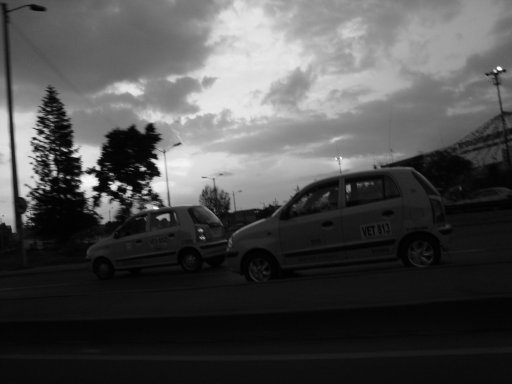
%> input picture transformacionPuntual/imagenesOriginales/Ocaso_gris_001.png, 512 x 384 px
$ octave ampEscalaDeGrises.m   (GNU Octave 9; MATLAB toolbox functions it lacks are replaced by stand-ins)
%> lines starting %> are read from the running program, lines starting %| are printed output that depends on the picture
close all; clear all; clc;
im1 = imread('imagenesOriginales/Ocaso_gris_001.png');
%> im1 is the input picture: size 384x512 uint8; min 1, max 255, mean 76.8
[M1,N1] = size(im1); % tamano de la imagen (384x512)
%> M1 = 384; N1 = 512

im2 = double(im1)/255;
minimo = min(im2(:));
%> minimo = 0.00392
maximo = max(im2(:));
%> maximo = 1

[h,x] = imhist(im2);% se obtiene un histograma de la imagen
%> h = 256 values, max 6213 at index 17, min 0 at index 1, mean 768; x = 256 values from 0 to 1
figure(1), subplot(2,2,1), stem(x,h,'marker','none');
p = mean2(im2);
%> p = 0.301
hold on, line([p,p],[0,max(h)], 'color', 'm'); % Marca la media del histograma
title('Histograma de la imagen original'); grid on; grid minor;

% Ampliacion de la escala de grises
maxGris = 1.1;
minGris = 0;
im3 = ((maxGris-minGris)*((im2-minimo)/(maximo-minimo))) + minGris;

[h2,x2] = imhist(im3);
%> h2 = 256 values, max 6213 at index 18, min 0 at index 6, mean 768; x2 = 256 values from 0 to 1
subplot(2,2,3),stem(x2,h2,'marker','none');
p2 = mean2(im3);
%> p2 = 0.328
hold on, line([p2,p2],[0,max(h2)], 'color', 'm');
title('Ampliacion de la Escala de Grises de la imagen Original'); grid on; grid minor;

im4 = im2.^(1/2); % La imagen resultante es mas clara que la original
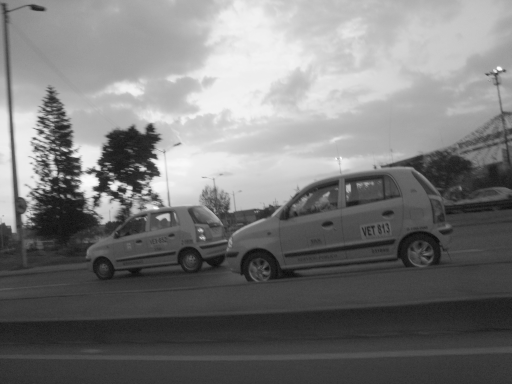
%> im4: size 384x512 double; min 0.0626, max 1, mean 0.476
im5 = im3.^(1/2); % La imagen resultante es mas clara que la original

[h3,x3] = imhist(im4);
%> h3 = 256 values, max 6213 at index 65, min 0 at index 1, mean 768; x3 = 256 values from 0 to 1
figure(1), subplot(2,2,2),stem(x3,h3,'marker','none');
p3 = mean2(im4);
%> p3 = 0.476
hold on, line([p3,p3],[0,max(h3)], 'color', 'm');
title('Transformacion Raiz a la Imagen Original'); grid on; grid minor;

[h4,x4] = imhist(im5);
%> h4 = 256 values, max 6213 at index 66, min 0 at index 2, mean 768; x4 = 256 values from 0 to 1
figure(1), subplot(2,2,4),stem(x4,h4,'marker','none');
p4 = mean2(im5);
%> p4 = 0.494
hold on, line([p4,p4],[0,max(h4)], 'color', 'm');
title('Transformacion Raiz despues de Ampliar Escala de Grises'); grid on; grid minor;
%> after `grid minor`:
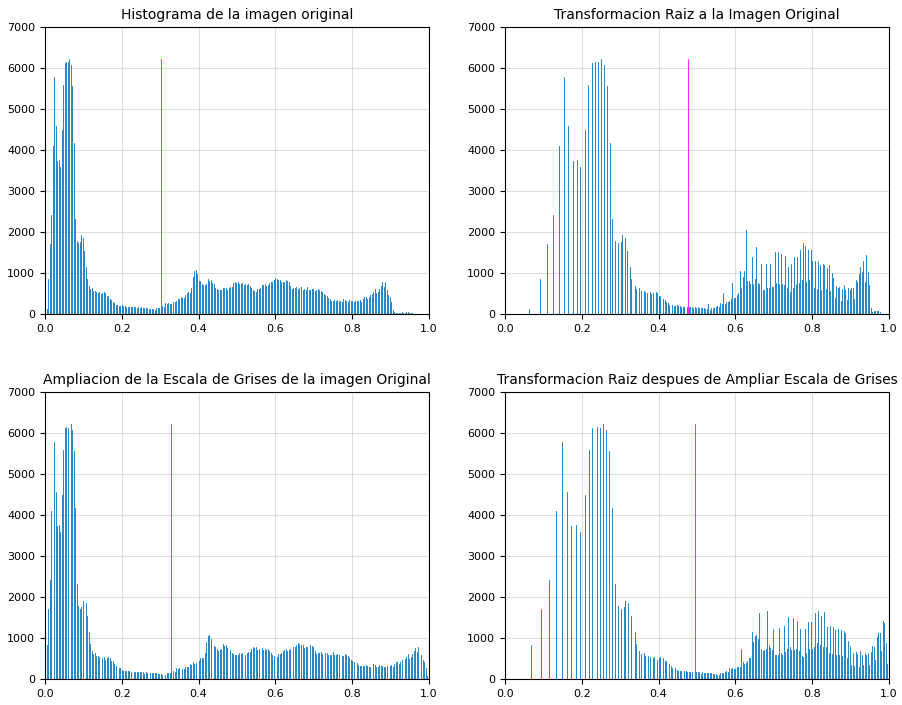
%> figure redrawn from the program's plot data, 4 panels; panel 1: highest point at x = 0.0627, y = 6213; panel 2: highest point at x = 0.0667, y = 6213; panel 3: highest point at x = 0.251, y = 6213; panel 4: highest point at x = 0.255, y = 6213

figure(2), imshow([im2 im4 im5])
%> after `imshow([im2 im4 im5])`:
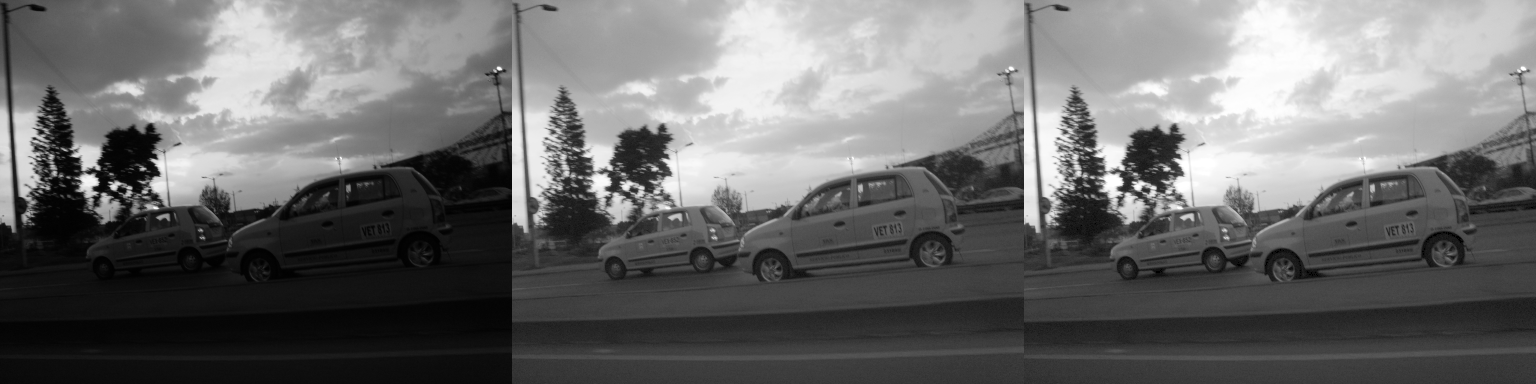
%> displayed picture: size 384x1536, on the screen's scale of 0 to 255; min 0, max 255, mean 108.1

[f,z]=imhist(im2,1000000); %Normalizando cuentas
fNorm = f/(sum(f)*(z(2)-z(1))); % Dividiendo por el total de las cuentas y el ancho binario para hacer un area bajo la curva.
fAcum = cumsum(fNorm);%Suma acumulada
figure(3), subplot(2,2,1),plot(z,fAcum); title('Histograma Acumulado Imagen Original') %Graficar
[f2,z2]=imhist(im3,1000000);
fNorm = f2/(sum(f2)*(z2(2)-z2(1)));
fAcum = cumsum(fNorm);
subplot(2,2,3),plot(z2,fAcum); title('Histograma Acumulado - Imagen con Aumento en Escala de Gris')
[f3,z3]=imhist(im4,1000000);
fNorm = f3/(sum(f3)*(z3(2)-z3(1)));
fAcum = cumsum(fNorm);
subplot(2,2,2),plot(z3,fAcum); title('Transformacion Raiz')
[f4,z4]=imhist(im5,1000000);
fNorm = f4/(sum(f4)*(z4(2)-z4(1)));
fAcum = cumsum(fNorm);
subplot(2,2,4),plot(z4,fAcum); title('Transformacion Raiz - Imagen con Aumento en Escala de Gris')
%> after `title('Transformacion Raiz - Imagen con Aumento en Escala de Gris')`:
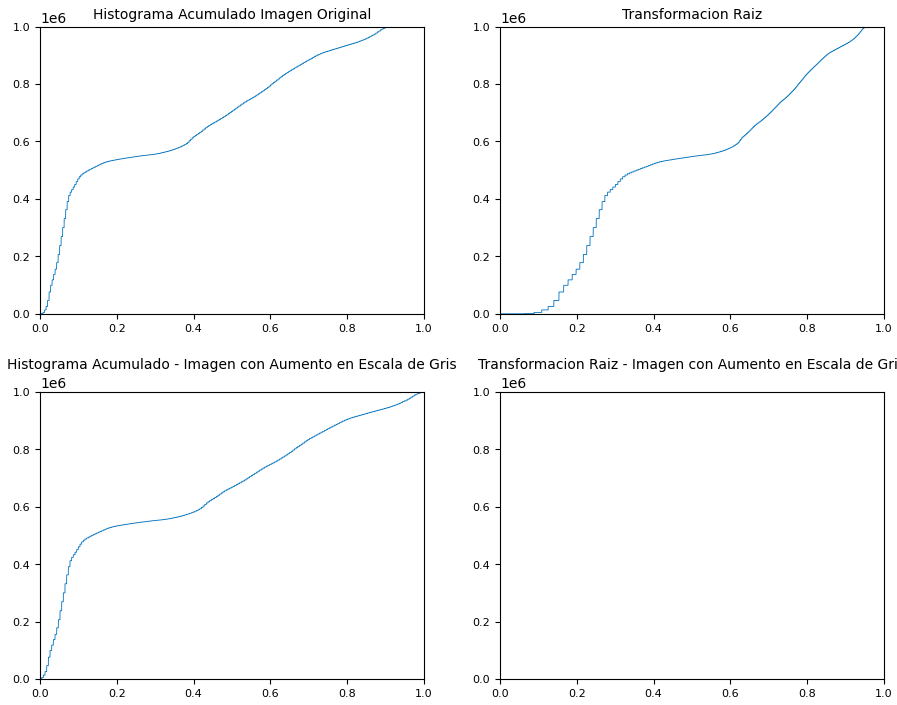
%> figure redrawn from the program's plot data, 4 panels; panel 1: curve peaks at x = 1, y = 999999

$ run again, with transformacionPuntual/imagenesOriginales/Ocaso_gris_002.png copied over transformacionPuntual/imagenesOriginales/Ocaso_gris_001.png
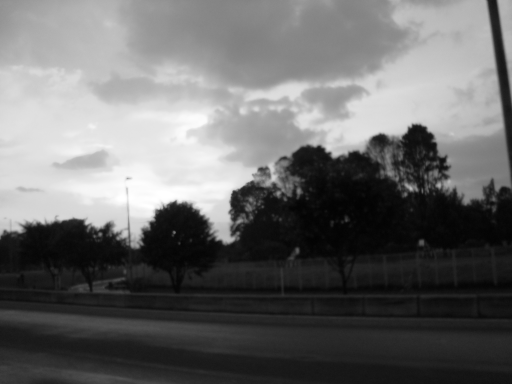
%> input picture transformacionPuntual/imagenesOriginales/Ocaso_gris_002.png, 512 x 384 px
%> im1 is the input picture: size 384x512 uint8; min 2, max 255, mean 105.8
%> minimo = 0.00784
%> maximo = 1
%> h = 256 values, max 3029 at index 28, min 0 at index 1, mean 768; x = 256 values from 0 to 1
%> p = 0.415
%> h2 = 256 values, max 8380 at index 256, min 0 at index 6, mean 768; x2 = 256 values from 0 to 1
%> p2 = 0.451
%> `im4 = im2.^(1/2);`:
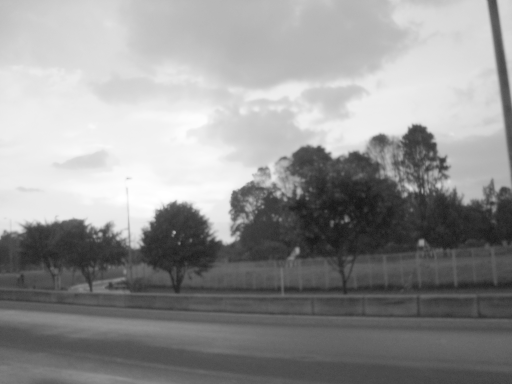
%> im4: size 384x512 double; min 0.0886, max 1, mean 0.581
%> h3 = 256 values, max 3029 at index 84, min 0 at index 1, mean 768; x3 = 256 values from 0 to 1
%> p3 = 0.581
%> h4 = 256 values, max 8380 at index 256, min 0 at index 2, mean 768; x4 = 256 values from 0 to 1
%> p4 = 0.602
%> `title('Transformacion Raiz - Imagen con Aumento en Escala de Gris')`:
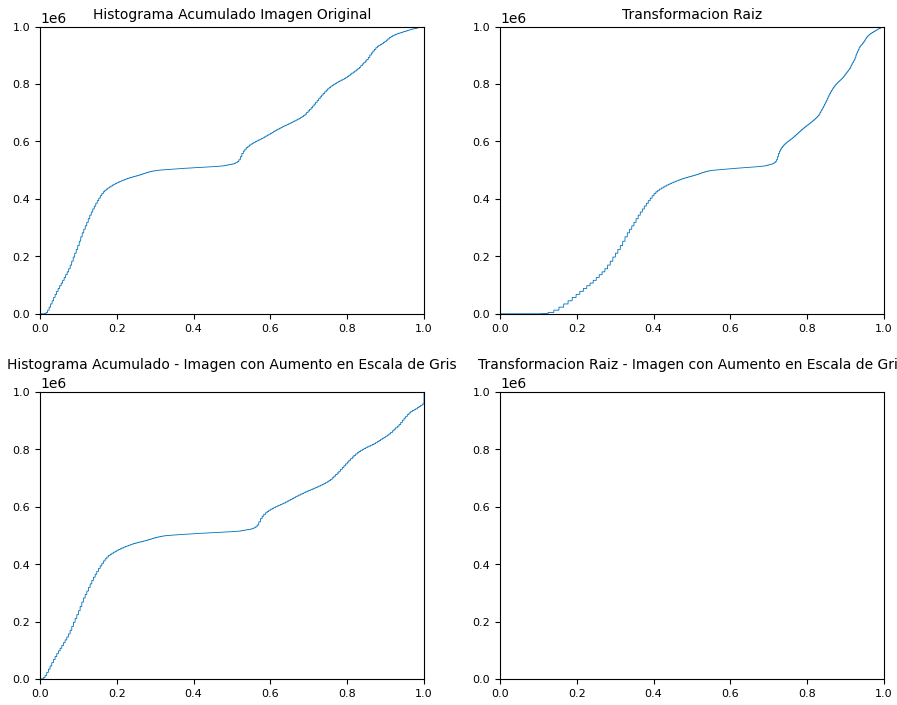
%> figure redrawn from the program's plot data, 4 panels; panel 1: curve peaks at x = 1, y = 999999

$ run again, with transformacionPuntual/imagenesOriginales/Ocaso_gris_003.png copied over transformacionPuntual/imagenesOriginales/Ocaso_gris_001.png
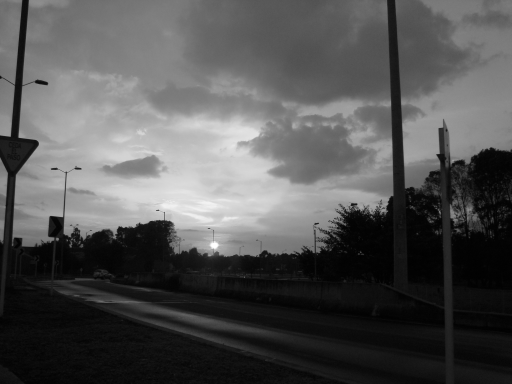
%> input picture transformacionPuntual/imagenesOriginales/Ocaso_gris_003.png, 512 x 384 px
%> im1 is the input picture: size 384x512 uint8; min 1, max 255, mean 83.3
%> minimo = 0.00392
%> maximo = 1
%> h = 256 values, max 4756 at index 12, min 0 at index 1, mean 768; x = 256 values from 0 to 1
%> p = 0.327
%> h2 = 256 values, max 4756 at index 12, min 0 at index 6, mean 768; x2 = 256 values from 0 to 1
%> p2 = 0.357
%> `im4 = im2.^(1/2);`:
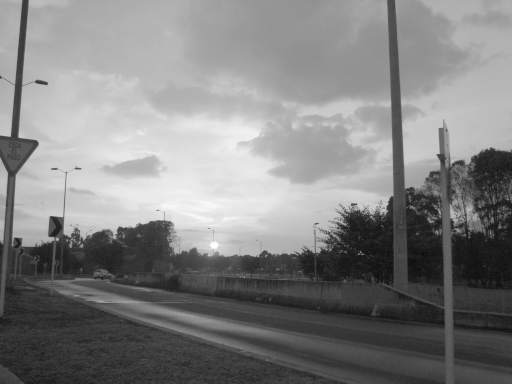
%> im4: size 384x512 double; min 0.0626, max 1, mean 0.51
%> h3 = 256 values, max 4756 at index 54, min 0 at index 1, mean 768; x3 = 256 values from 0 to 1
%> p3 = 0.51
%> h4 = 256 values, max 4756 at index 54, min 0 at index 2, mean 768; x4 = 256 values from 0 to 1
%> p4 = 0.53
%> `title('Transformacion Raiz - Imagen con Aumento en Escala de Gris')`:
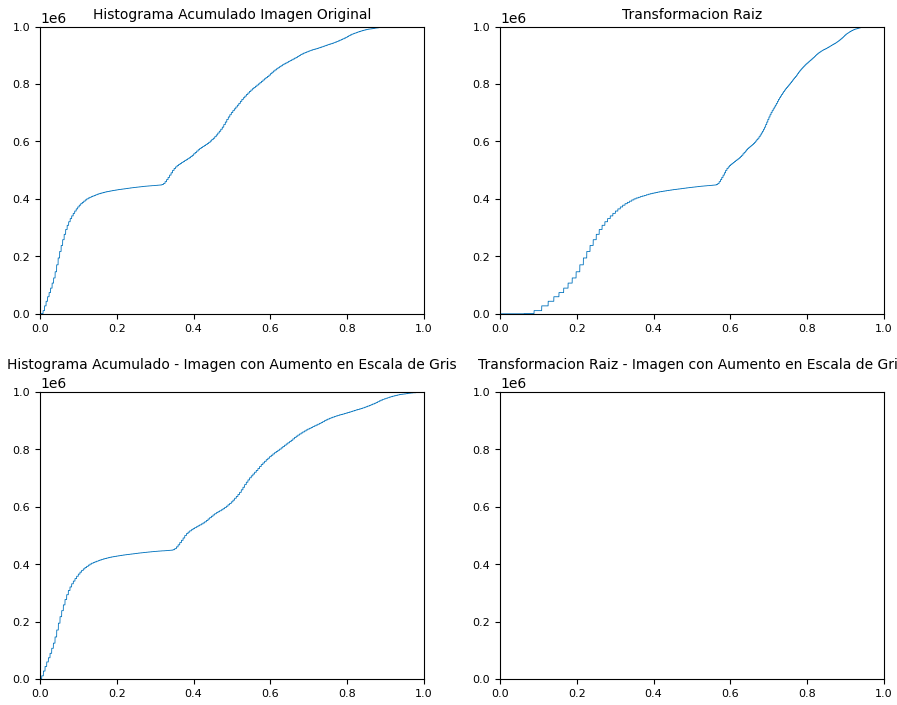
%> figure redrawn from the program's plot data, 4 panels; panel 1: curve peaks at x = 1, y = 999999

$ run again, with transformacionPuntual/imagenesOriginales/Ocaso_gris_004.png copied over transformacionPuntual/imagenesOriginales/Ocaso_gris_001.png
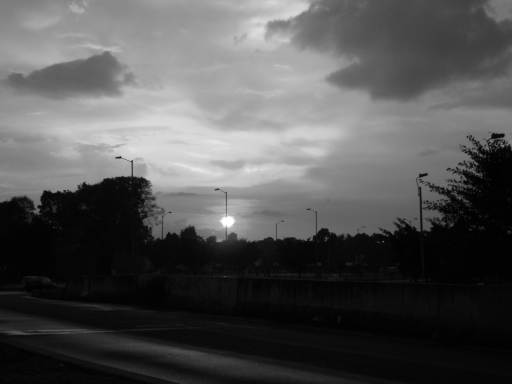
%> input picture transformacionPuntual/imagenesOriginales/Ocaso_gris_004.png, 512 x 384 px
%> im1 is the input picture: size 384x512 uint8; min 0, max 255, mean 83.4
%> minimo = 0
%> maximo = 1
%> h = 256 values, max 7053 at index 8, min 0 at index 241, mean 768; x = 256 values from 0 to 1
%> p = 0.327
%> h2 = 256 values, max 7053 at index 9, min 0 at index 6, mean 768; x2 = 256 values from 0 to 1
%> p2 = 0.36
%> `im4 = im2.^(1/2);`:
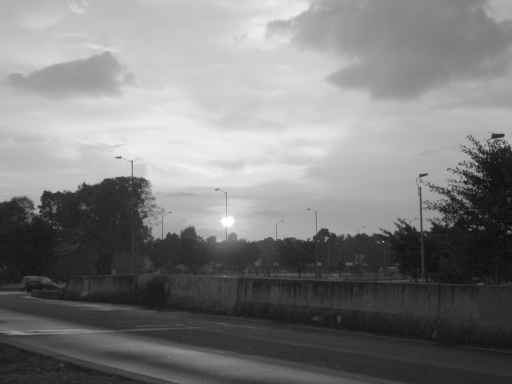
%> im4: size 384x512 double; min 0, max 1, mean 0.497
%> h3 = 256 values, max 7053 at index 43, min 0 at index 2, mean 768; x3 = 256 values from 0 to 1
%> p3 = 0.497
%> h4 = 256 values, max 7053 at index 45, min 0 at index 2, mean 768; x4 = 256 values from 0 to 1
%> p4 = 0.521
%> `title('Transformacion Raiz - Imagen con Aumento en Escala de Gris')`:
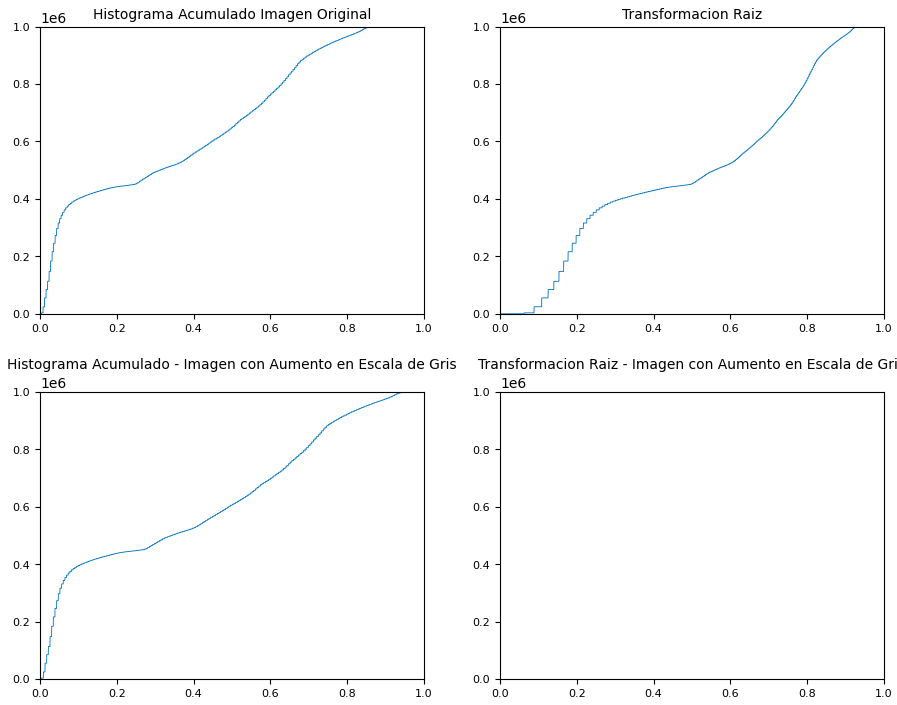
%> figure redrawn from the program's plot data, 4 panels; panel 1: curve peaks at x = 1, y = 999999
